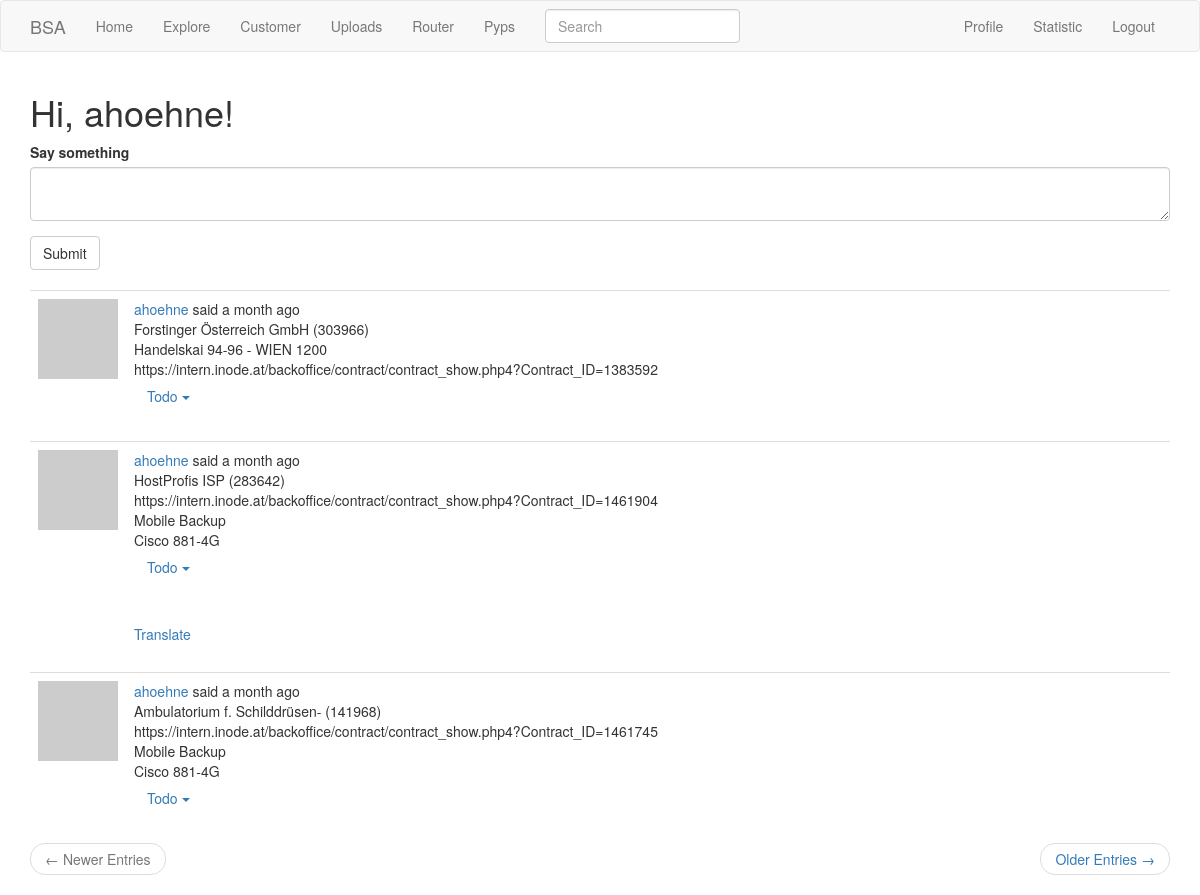
The app's page /router (signed in), older data.
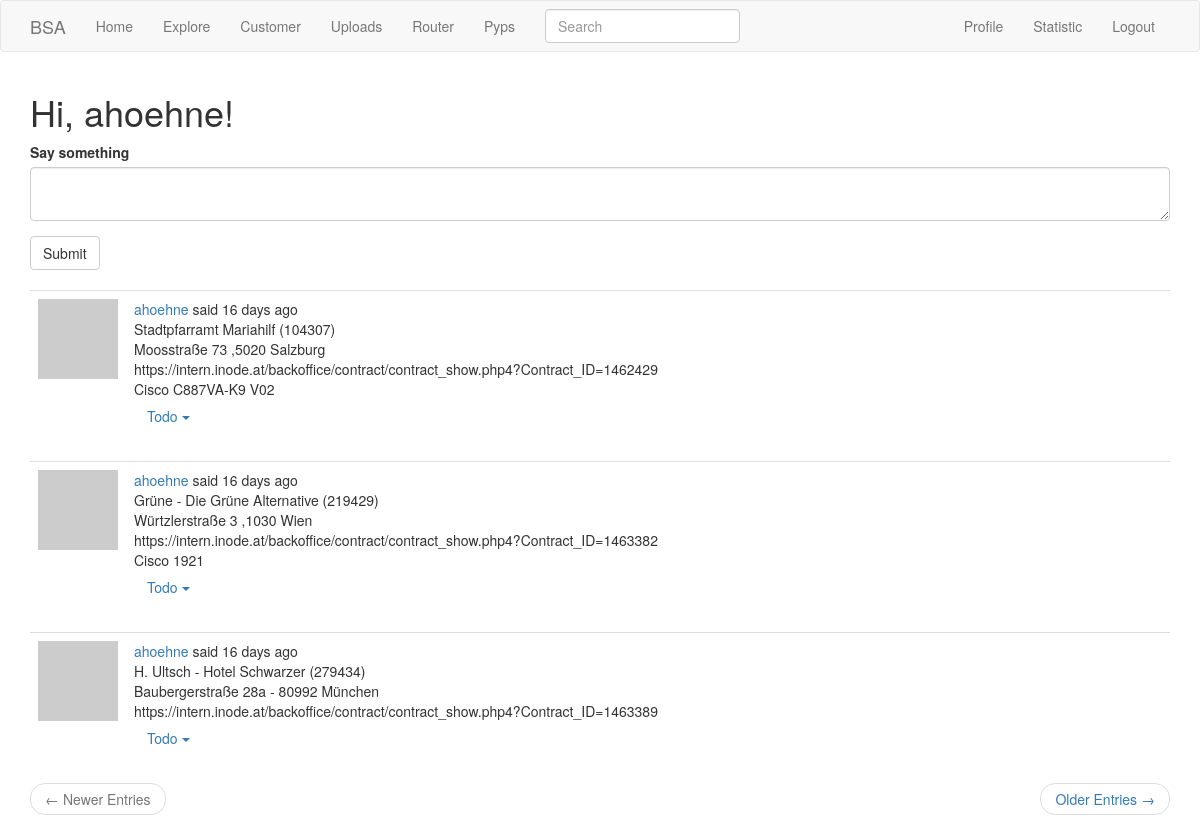
The same page, newer data.
### app/models.py (models this page shows, shortened)
class Post_r(db.Model): # ,SearchableMixin needs to be added
    id = db.Column(db.Integer, primary_key=True)
    body = db.Column(db.Text)
    timestamp = db.Column(db.DateTime, index=True, default=datetime.utcnow)
    user_id2 = db.Column(db.Integer, db.ForeignKey('user.id'))
    language = db.Column(db.String(5))

### app/main/routes.py (the view, shortened to what this page needs)
@bp.route('/router',methods=['GET', 'POST'])
@login_required
def router():
    form = Post_r_Form()
    page = request.args.get('page', 1, type=int)
    posts_r = Post_r.query.order_by(Post_r.timestamp.desc()).paginate(
        page, current_app.config['POSTS_PER_PAGE'], False)
    next_url = url_for('main.router', page=posts_r.next_num) \
        if posts_r.has_next else None
    prev_url = url_for('main.router', page=posts_r.prev_num) \
        if posts_r.has_prev else None
    return render_template('router.html', title=_('Router') ,posts_r=posts_r.items, next_url=next_url,
                           prev_url=prev_url, form=form)

### app/file/forms.py
class SearchForm(FlaskForm):
    q = StringField(_l('Search'), validators=[DataRequired()])
    def __init__(self, *args, **kwargs):
        if 'formdata' not in kwargs:
            kwargs['formdata'] = request.args
        if 'csrf_enabled' not in kwargs:
            kwargs['csrf_enabled'] = False
        super(SearchForm, self).__init__(*args, **kwargs)

### app/main/forms.py
class SearchForm(FlaskForm):
    q = StringField(_l('Search'), validators=[DataRequired()])
    def __init__(self, *args, **kwargs):
        if 'formdata' not in kwargs:
            kwargs['formdata'] = request.args
        if 'csrf_enabled' not in kwargs:
            kwargs['csrf_enabled'] = False
        super(SearchForm, self).__init__(*args, **kwargs)

### app/file/routes.py (called while the page is built)
@bp.before_app_request
def before_request():
    if current_user.is_authenticated:
        g.search_form = SearchForm()
    g.locale = str(get_locale())

### app/main/routes.py (called while the page is built)
@bp.before_request
def before_request():
    if current_user.is_authenticated:
        current_user.last_seen = datetime.utcnow()
        db.session.commit()
        g.search_form = SearchForm()
    g.locale = str(get_locale())

### app/models.py (called while the page is built)
    @login.user_loader
    def load_user(id):
        return User.query.get(int(id))

### app/templates/router.html (shortened to what this page needs)
{% extends "base.html" %}
{% import 'bootstrap/wtf.html' as wtf %}
{% block app_content %}
<h1>{{ _('Hi, %(username)s!', username=current_user.username) }}</h1>
{% if form %}
{{ wtf.quick_form(form) }}
<br>
{% endif %}
{% for post_r in posts_r %}
    {% include '_post_r.html' %}
{% endfor %}
<nav aria-label="...">
    <ul class="pager">
        <li class="previous{% if not prev_url %} disabled{% endif %}">
            <a href="{{ prev_url or '#' }}">
                <span aria-hidden="true">&larr;</span> {{ _('Newer Entries') }}
            </a>
        </li>
        <li class="next{% if not next_url %} disabled{% endif %}">
            <a href="{{ next_url or '#' }}">
                {{ _('Older Entries') }} <span aria-hidden="true">&rarr;</span>
            </a>
        </li>
    </ul>
</nav>
{% endblock %}

### app/templates/_post_r.html (shortened to what this page needs)
 <table class="table table-hover">
        <tr>
            <td width="70px">
                 <a href="{{ url_for('main.user', username=post_r.author_r.username) }}">
                    <img src="{{ post_r.author_r.avatar(70) }}" />
                </a>
            </td>
            <td>
                {{ _('%(username)s said %(when)s',
                    username=user_link, when=moment(post_r.timestamp).fromNow()) }}
                <br>
                <span id="post{{ post_r.id }}" style="white-space: pre;">{{ post_r.body }}</span>
                <div class="dropdown" id="dropdown{{post_r.id}}">
                  <button class="btn btn-link dropdown-toggle" type="button" data-toggle="dropdown" id="drop_button{{post_r.id}}">Todo
                  <span class="caret"></span></button>
                </div>
                {% if post_r.language and post_r.language != g.locale %}
                <br><br>
                <a href="#">{{ _('Translate') }}</a>
                {% endif %}
            </td>
        </tr>
</table>

Row changes from the older to the newer data that the page shows:
removed Post_r: body "Forstinger Österreich GmbH (303966) Handelskai 94-96 - WIEN 1200 https://intern.inode.at/backoffice/contract/contract_show.php4?Contract_ID=1383592"
removed Post_r: body "HostProfis ISP (283642) https://intern.inode.at/backoffice/contract/contract_show.php4?Contract_ID=1461904 Mobile Backup Cisco 881-4G"
removed Post_r: body "Ambulatorium f. Schilddrüsen- (141968) https://intern.inode.at/backoffice/contract/contract_show.php4?Contract_ID=1461745 Mobile Backup Cisco 881-4G"
now on this page (row edited): Post_r: body "Stadtpfarramt Mariahilf (104307) Moosstraße 73 ,5020 Salzburg https://intern.inode.at/backoffice/contract/contract_show.php4?Contract_ID=1462429 Cisco C887VA-K9 V02"
now on this page (row edited): Post_r: body "Grüne - Die Grüne Alternative (219429) Würtzlerstraße 3 ,1030 Wien https://intern.inode.at/backoffice/contract/contract_show.php4?Contract_ID=1463382 Cisco 1921"
now on this page (row edited): Post_r: body "H. Ultsch - Hotel Schwarzer (279434) Baubergerstraße 28a - 80992 München https://intern.inode.at/backoffice/contract/contract_show.php4?Contract_ID=1463389"
